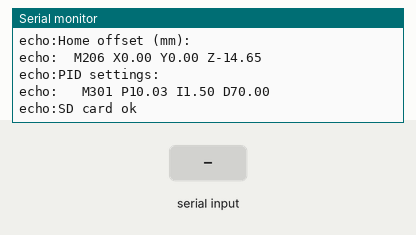
The sketch below on a simulated Arduino Uno, built with avr-gcc and run on an emulated ATmega328P. On the bench: the last lines printed to the serial monitor. Inputs (shaded band) come from the test bench.

Above: at 2.0 s.
2.1 s: "M105\n" received over Serial
At 2.8 s:
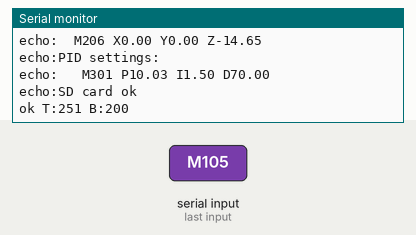
3.6 s: "M190\n" received over Serial
At 5.1 s:
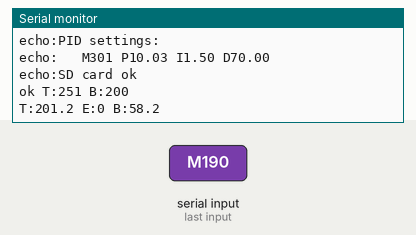

The sketch:

arduino_tester.ino
```cpp
char buf[256];

char readchar() {
  int c = -1;
  while(c == -1)
  {
    c = Serial.read();
  }

  return (char)c;
}

String readline() {
  int bufpos = -1;
  do {
    bufpos++;
    buf[bufpos] = readchar();
  } while(buf[bufpos] != '\n');

  buf[bufpos + 1] = 0;

  return String(buf);
}

void setup() {
  // put your setup code here, to run once:
  Serial.begin(9600);
  Serial.write("start\n");
  Serial.write("echo:Marlin 1.0.0\n");
  Serial.write("echo: Last Updated: Mar 15 2018 13:04:08 | Author: Vers:_3.3.0\n");
  Serial.write("Compiled: Mar 15 2018\n");
  Serial.write("echo: Free Memory: 2055  PlannerBufferBytes: 1232\n");
  Serial.write("echo:Stored settings retrieved\n");
  Serial.write("echo:Steps per unit:\n");
  Serial.write("echo:  M92 X80.00 Y80.00 Z200.00 E369.00\n");
  Serial.write("echo:Maximum feedrates (mm/s):\n");
  Serial.write("echo:  M203 X300.00 Y300.00 Z40.00 E45.00\n");
  Serial.write("echo:Maximum Acceleration (mm/s2):\n");
  Serial.write("echo:  M201 X9000 Y9000 Z100 E10000\n");
  Serial.write("echo:Acceleration: S=acceleration, T=retract acceleration\n");
  Serial.write("echo:  M204 S5000.00 T3000.00\n");
  Serial.write("echo:Advanced variables: S=Min feedrate (mm/s), T=Min travel feedrate (mm/s), B=minimum segment time (ms), X=maximum XY jerk (mm/s),  Z=maximum Z jerk (mm/s),  E=maximum E jerk (mm/s)\n");
  Serial.write("echo:  M205 S0.00 T0.00 B20000 X30.00 Z0.40 E5.00\n");
  Serial.write("echo:Home offset (mm):\n");
  Serial.write("echo:  M206 X0.00 Y0.00 Z-14.65\n");
  Serial.write("echo:PID settings:\n");
  Serial.write("echo:   M301 P10.03 I1.50 D70.00\n");
  Serial.write("echo:SD card ok\n");
}

void loop() {
  auto line = readline();
  if (line.startsWith("M105")) {
    Serial.write("ok T:251 B:200\n");
    return;
  }
  if (line.startsWith("M190")) {
    for (int i = 0; i < 10; i++) {
      Serial.write("T:201.2 E:0 B:58.2\n");
      delay(2000);
    }
  }
  // put your main code here, to run repeatedly:
  Serial.write("ok\n");
  delay(2000);
}
```

Measured:
- after the input at 2.1 s, the serial monitor: prints a new line at once (image 1)
- after the input at 3.6 s, the serial monitor: prints a new line at once (image 2)
